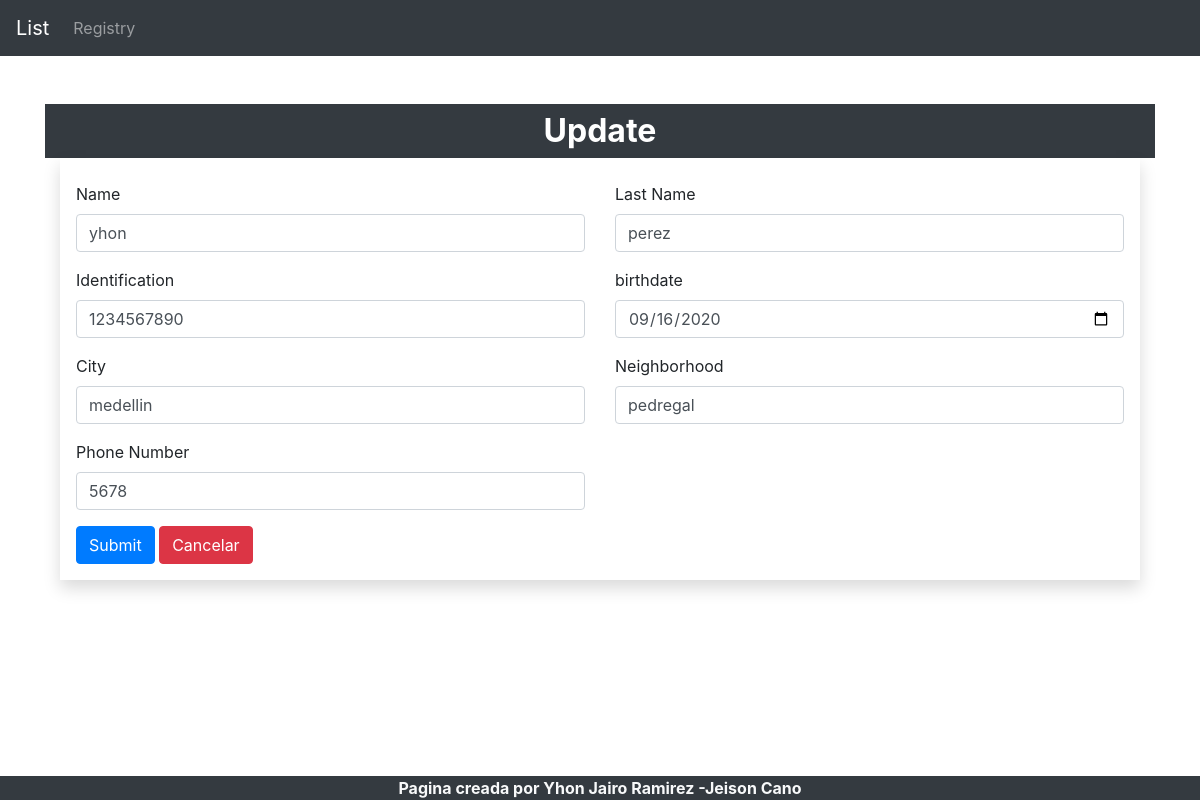
Screenshot of /CreateUser/editUser?id=2 with the database file from the repository.
### tables this page shows
CREATE TABLE `list` (
  `id` int(11) NOT NULL,
  `name` varchar(30) NOT NULL,
  `lastname` varchar(30) NOT NULL,
  `idnumbre` varchar(11) NOT NULL,
  `birthdate` date NOT NULL,
  `residencecity` varchar(30) NOT NULL,
  `neighborhood` varchar(30) NOT NULL,
  `phonenumber` int(10) NOT NULL
);

### application/controllers/CreateUser.php (called while the page is built, shortened)
<?php
class CreateUser  extends CI_Controller {
    public function editUser(){
        $id = $this->input->get('id');
        $userdata = array('userdata' => $this->UserModel->listUser($id));
        $this->load->view('layouts/header');
        $this->load->view('edituser',$userdata);
        $this->load->view('layouts/footer');
    }
}

### index.php (called while the page is built, shortened)
<?php
require_once BASEPATH.'core/CodeIgniter.php';

### application/models/UserModel.php (called while the page is built, shortened)
<?php
class UserModel  extends CI_Model {
    public function listUser($id){
        $response = $this->db->query("SELECT * FROM list WHERE id={$id}")->result();
        return $response[0];
    }
}
?>

### application/views/edituser.php (the view)
<div class="container">
  <br>
  <div class="row bg-dark text-white pt-2">
    <div class="col-sm-12 d-flex justify-content-center">
      <h2> <b>Update</b></h2>
    </div>
  </div>
  <form action="<?php echo base_url() . "CreateUser/updateUser?id=" . $userdata->id ?>" method="post" onsubmit="return validar();" class="pl-3 pr-3 pb-3 shadow">
    <br>
    <div class="row">
      <div class="form-group col-sm-12 col-md-6"">
        <label>Name</label>
        <input type="text" value="<?php echo $userdata->name ?>" class="form-control" name="name" aria-describedby="emailHelp" required>
      </div>
      <div class="form-group col-sm-12 col-md-6"">
        <label>Last Name</label>
        <input type="text" value="<?php echo $userdata->lastname ?>" class="form-control" name="lastname">
      </div>
    </div>
    <div class="row">
      <div class="form-group col-sm-12 col-md-6"">
        <label>Identification</label>
        <input type="text" value="<?php echo $userdata->idnumbre ?>" class="form-control" name="idnumbre">
      </div>
      <div class="form-group col-sm-12 col-md-6"">
        <label>birthdate</label>
        <input type="date" value="<?php echo $userdata->birthdate ?>" class="form-control" name="birthdate">
      </div>
    </div>
    <div class="row">
      <div class="form-group col-sm-12 col-md-6"">
        <label>City</label>
        <input type="text" value="<?php echo $userdata->residencecity ?>" class="form-control" name="residencecity" aria-describedby="emailHelp">
      </div>
      <div class="form-group col-sm-12 col-md-6"">
        <label>Neighborhood</label>
        <input type="text" value="<?php echo $userdata->neighborhood ?>"" class=" form-control" name="neighborhood">
      </div>
    </div>
    <div class="row">
      <div class="form-group col-sm-12 col-md-6"">
        <label>Phone Number</label>
        <input type="number" value="<?php echo $userdata->phonenumber ?>"" class=" form-control" name="phonenumber" aria-describedby="emailHelp">
      </div>
    </div>
    <button type="submit" class="btn btn-primary">Submit</button>
    <a class="btn btn-danger" href="http://localhost:81/moment1" role="button">Cancelar</a>
  </form>
</div>

### rows the page displays
list: name "yhon", lastname "perez", idnumbre "1234567890", birthdate "09/16/2020", residencecity "medellin", neighborhood "pedregal", phonenumber "5678"
